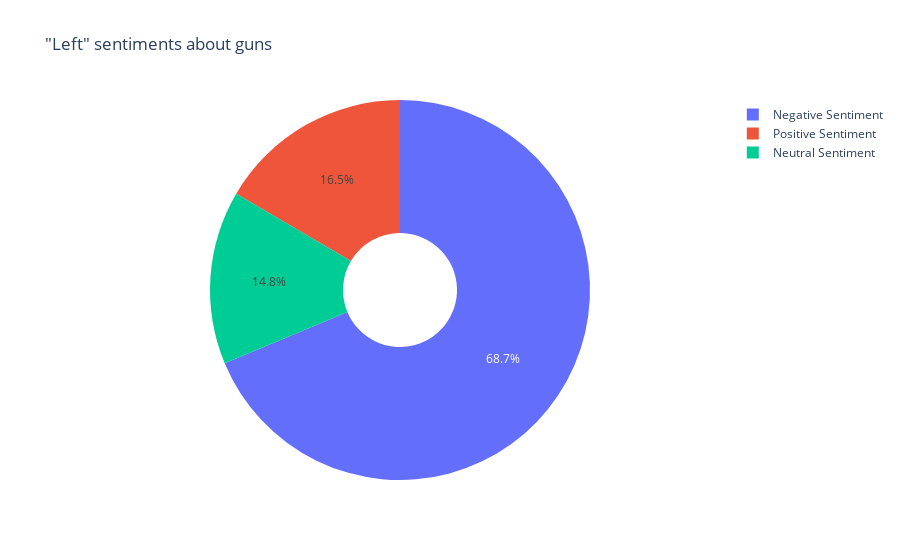

The notebook cell this image was saved under:
### Markdown cell above
# 4.2 : Sentiment Analysis : PLotting the visualization

### Code cell
#****************************************************************************************************************
#PLotting the sentiments for Left account_type
#****************************************************************************************************************
labels = ['Negative Sentiment','Positive Sentiment','Neutral Sentiment']
values = [neg_score,pos_score,neu_score]
fig = pg.Figure(data=[pg.Pie(labels=labels, values=values,hole = 0.3)])
fig.update_layout(title_text='"Left" sentiments about guns')

fig.show()

### Figure 1 — Plotly figure (JSON) as saved in the notebook; plotly's stock layout.template omitted (floating-point values rounded to 4 significant figures)
{"data": [{"hole": 0.3, "labels": ["Negative Sentiment", "Positive Sentiment", "Neutral Sentiment"], "type": "pie", "values": [2355, 567, 506]}], "layout": {"title": {"text": "\"Left\" sentiments about guns"}}}
